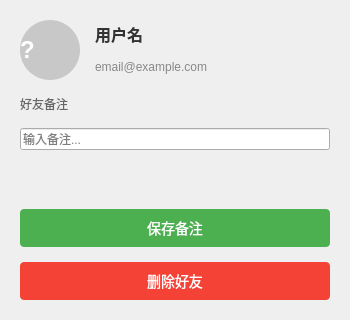
<?xml version="1.0" encoding="UTF-8"?>
<ui version="4.0">
 <class>FriendInfoDialog</class>
 <widget class="QDialog" name="FriendInfoDialog">
  <property name="geometry">
   <rect>
    <x>0</x>
    <y>0</y>
    <width>350</width>
    <height>320</height>
   </rect>
  </property>
  <property name="windowTitle">
   <string>好友信息</string>
  </property>
  <layout class="QVBoxLayout" name="verticalLayout">
   <property name="spacing">
    <number>15</number>
   </property>
   <property name="leftMargin">
    <number>20</number>
   </property>
   <property name="topMargin">
    <number>20</number>
   </property>
   <property name="rightMargin">
    <number>20</number>
   </property>
   <property name="bottomMargin">
    <number>20</number>
   </property>
   <item>
    <widget class="QWidget" name="headerWidget" native="true">
     <layout class="QHBoxLayout" name="horizontalLayout">
      <property name="spacing">
       <number>15</number>
      </property>
      <property name="leftMargin">
       <number>0</number>
      </property>
      <property name="topMargin">
       <number>0</number>
      </property>
      <property name="rightMargin">
       <number>0</number>
      </property>
      <property name="bottomMargin">
       <number>0</number>
      </property>
      <item>
       <widget class="QLabel" name="avatarLabel">
        <property name="minimumSize">
         <size>
          <width>60</width>
          <height>60</height>
         </size>
        </property>
        <property name="maximumSize">
         <size>
          <width>60</width>
          <height>60</height>
         </size>
        </property>
        <property name="styleSheet">
         <string notr="true">background-color: rgb(200, 200, 200); border-radius: 30px; color: white; font-size: 24px; font-weight: bold; qproperty-alignment: AlignCenter;</string>
        </property>
        <property name="text">
         <string>?</string>
        </property>
       </widget>
      </item>
      <item>
       <widget class="QWidget" name="infoWidget" native="true">
        <layout class="QVBoxLayout" name="verticalLayout_2">
         <property name="spacing">
          <number>5</number>
         </property>
         <property name="leftMargin">
          <number>0</number>
         </property>
         <property name="topMargin">
          <number>0</number>
         </property>
         <property name="rightMargin">
          <number>0</number>
         </property>
         <property name="bottomMargin">
          <number>0</number>
         </property>
         <item>
          <widget class="QLabel" name="usernameLabel">
           <property name="styleSheet">
            <string notr="true">font-size: 16px; font-weight: bold; color: #333;</string>
           </property>
           <property name="text">
            <string>用户名</string>
           </property>
          </widget>
         </item>
         <item>
          <widget class="QLabel" name="emailLabel">
           <property name="styleSheet">
            <string notr="true">font-size: 12px; color: #888;</string>
           </property>
           <property name="text">
            <string>email@example.com</string>
           </property>
          </widget>
         </item>
        </layout>
       </widget>
      </item>
     </layout>
    </widget>
   </item>
   <item>
    <widget class="QLabel" name="label_note">
     <property name="styleSheet">
      <string notr="true">font-size: 12px; color: #666;</string>
     </property>
     <property name="text">
      <string>好友备注</string>
     </property>
    </widget>
   </item>
   <item>
    <widget class="QLineEdit" name="noteLineEdit">
     <property name="placeholderText">
      <string>输入备注...</string>
     </property>
    </widget>
   </item>
   <item>
    <spacer name="verticalSpacer">
     <property name="orientation">
      <enum>Qt::Vertical</enum>
     </property>
     <property name="sizeHint" stdset="0">
      <size>
       <width>20</width>
       <height>40</height>
      </size>
     </property>
    </spacer>
   </item>
   <item>
    <widget class="QPushButton" name="saveNoteBtn">
     <property name="styleSheet">
      <string notr="true">QPushButton { background-color: #4CAF50; color: white; border: none; border-radius: 4px; padding: 8px; font-size: 14px; }
QPushButton:hover { background-color: #45a049; }</string>
     </property>
     <property name="text">
      <string>保存备注</string>
     </property>
    </widget>
   </item>
   <item>
    <widget class="QPushButton" name="deleteFriendBtn">
     <property name="styleSheet">
      <string notr="true">QPushButton { background-color: #f44336; color: white; border: none; border-radius: 4px; padding: 8px; font-size: 14px; }
QPushButton:hover { background-color: #da190b; }</string>
     </property>
     <property name="text">
      <string>删除好友</string>
     </property>
    </widget>
   </item>
  </layout>
 </widget>
 <resources/>
 <connections/>
</ui>
